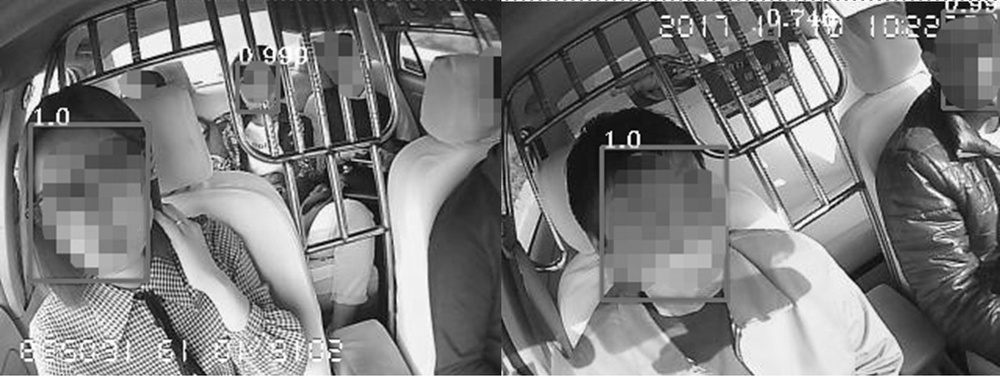
#> input picture 图2.jpg, 1000 x 377 px, shrunk from 1654 x 623 before the run, found by its file name; its folder holds only this picture in this run
$ python -i z.py   (imports and definitions only)
#> lines starting #> are read from the running program, lines starting #| are printed output that depends on the picture; after the words box and inside, x2 and y2 are one past the last pixel; in counts of white or black regions, pixels touching at a corner belong together
import os
import cv2
import numpy as np

"""
@param rho Distance resolution of the accumulator in pixels.
与象素相关单位的距离精度，一般取1
@param theta Angle resolution of the accumulator in radians.
弧度测量的角度精度
@param threshold Accumulator threshold parameter. Only those lines are returned that get enough
阈值参数。如果相应的累计值大于threshold，则函数返回的这个线段.
"""

"""
@param dp Inverse ratio of the accumulator resolution to the image resolution.
dp为检测内侧圆心的累加器图像的分辨率于输入图像之比的倒数
@param minDist Minimum distance between the centers of the detected circles.
minDist表示两个圆之间圆心的最小距离
@param param1 First method-specific parameter. In case of #HOUGH_GRADIENT , it is the higher
threshold of the two passed to the Canny edge detector (the lower one is twice smaller).
param1有默认值100，它表示传递给canny边缘检测算子的高阈值，而低阈值为高阈值的一半
@param param2 Second method-specific parameter. In case of #HOUGH_GRADIENT , it is the accumulator threshold
for the circle centers at the detection stage. The smaller it is, the more false circles may be detected. .
param2有默认值100，它表示在检测阶段圆心的累加器阈值，它越小，就越可以检测到更多根本不存在的圆，
而它越大的话，能通过检测的圆就更加接近完美的圆形了
minRadius有默认值0，圆半径的最小值
maxRadius有默认值0，圆半径的最大值
"""


def detect(file):
    """
    r = 1
    t = depends on the image size w
    filter:
    α= 60~90 0~30
    tan(30) = 0.57
    tan(60) = 1.73
    tan(90) = inf
    """
#> called with file = '图2.jpg'

    img = cv2.imread("taxi_in/" + file)
#> img is the input picture: shape (377, 1000, 3); min 0, max 255, mean 123.6
    gray = cv2.cvtColor(img, cv2.COLOR_BGR2GRAY)
    w, h = gray.shape
#> w = 377; h = 1000
    # print(w, h)
    edges = cv2.Canny(gray, 128, 256)  # 用这组参数细节更少一些
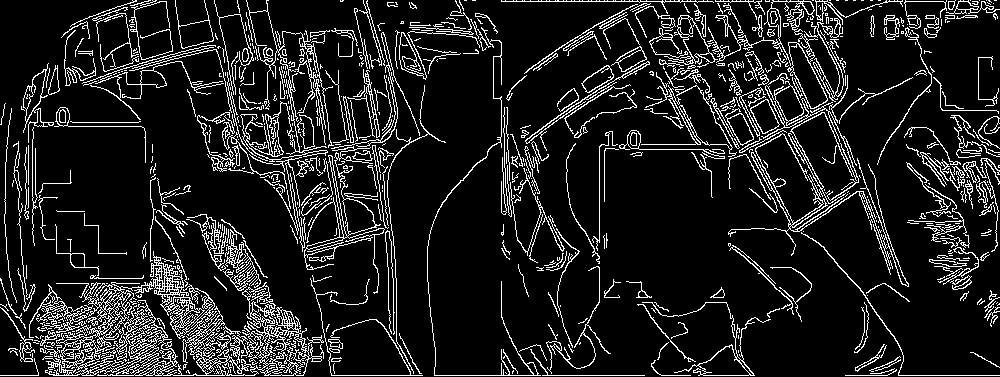
#> edges: shape (377, 1000); 12.1% white in thin lines or dots
    cv2.imshow('edges', edges)

    lines = cv2.HoughLines(edges, 1, np.pi / 180, w // 3)
#> lines = 1618 rows, first 8: [375, 1.57], [1, 1.57], [340, 1.22], [358, 1.59], [344, 1.22], [80, 1.5], [144, 1.57], [328, 1.17]

    if len(lines) != 0:

        for i in range(0, len(lines)):
            rho, theta = lines[i][0][0], lines[i][0][1]
            a = np.cos(theta)
            b = np.sin(theta)
            x0 = a * rho
            y0 = b * rho

            x1 = int(x0 + 1000 * -b)
            y1 = int(y0 + 1000 * a)
            x2 = int(x0 - 1000 * -b)
            y2 = int(y0 - 1000 * a)

            k = abs((y2 - y1) / (x2 - x1 + 0.001))

            if k >= 1.732 or k <= 0.57:
                cv2.line(img, (x1, y1), (x2, y2), (0, 0, 255), 2)
#> this loop made 1618 passes
#> (rho, theta, a, b, x0, y0, x1, y1) on passes 1, 3, 4: (375, 1.57, -4.37e-08, 1, -1.64e-05, 375, -1000, 374), (340, 1.22, 0.342, 0.94, 116.3, 319.5, -823, 661), (358, 1.59, -0.0175, 1, -6.25, 357.9, -1006, 340)
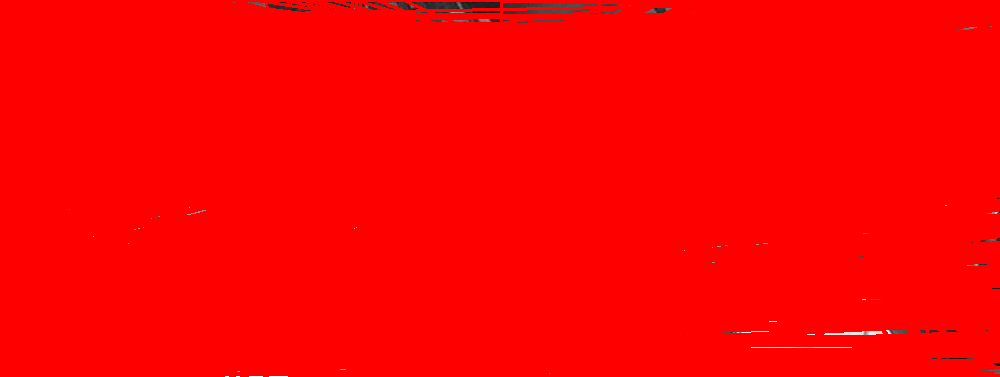
#> img: shape (377, 1000, 3); mean B, G, R 0.7, 0.7, 253.6

    circles = cv2.HoughCircles(gray, cv2.HOUGH_GRADIENT,
                               dp=1,
                               minDist=w // 3,
                               param1=100,
                               param2=30,
                               minRadius=h // 30,
                               maxRadius=h // 10)

    if circles is not None:
        circles = np.uint16(np.around(circles))

        for i in circles[0, :]:
            center = (i[0], i[1])
            # circle center
            cv2.circle(img, center, 1, (0, 255, 0), 2)
            # circle outline
            radius = i[2]
            cv2.circle(img, center, radius, (0, 255, 0), 2)
#> this loop made 15 passes
#> i on passes 1 to 12: [250, 250, 99], [122, 260, 99], [422, 124, 99], [608, 198, 99], [140, 106, 99], [768, 128, 99], [892, 104, 99], [300, 92, 74], [886, 244, 99], [662, 46, 50], [472, 278, 95], [180, 372, 62]
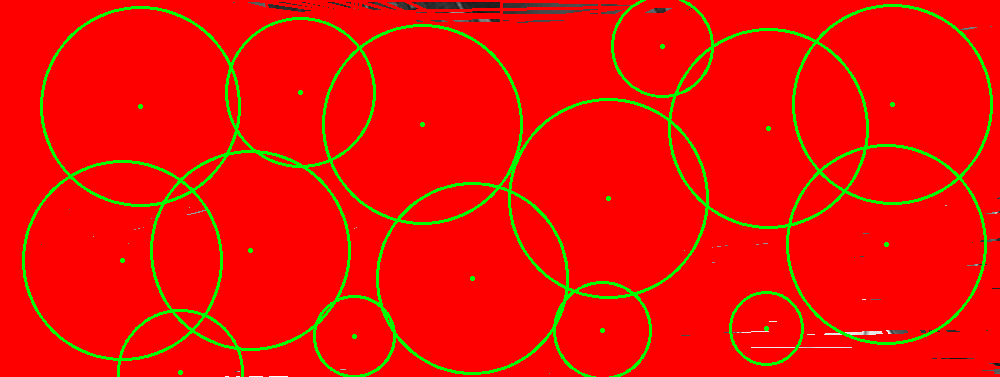
#> img: shape (377, 1000, 3); 5.74% of pixels changed, all inside (x1, y1, x2, y2) = (22, 0, 993, 377)

    # cv2.imshow('lines', img)
    # cv2.waitKey(0)
    print("taxi_out/" + file)
    cv2.imwrite("taxi_out/" + file, img)


def traverse():
    x = os.listdir("taxi_in/")

    for i in x:
        detect(i)


# [3 lines not run here, left out]

>>> result = detect('图2.jpg')

$ run again, on 图3.jpg
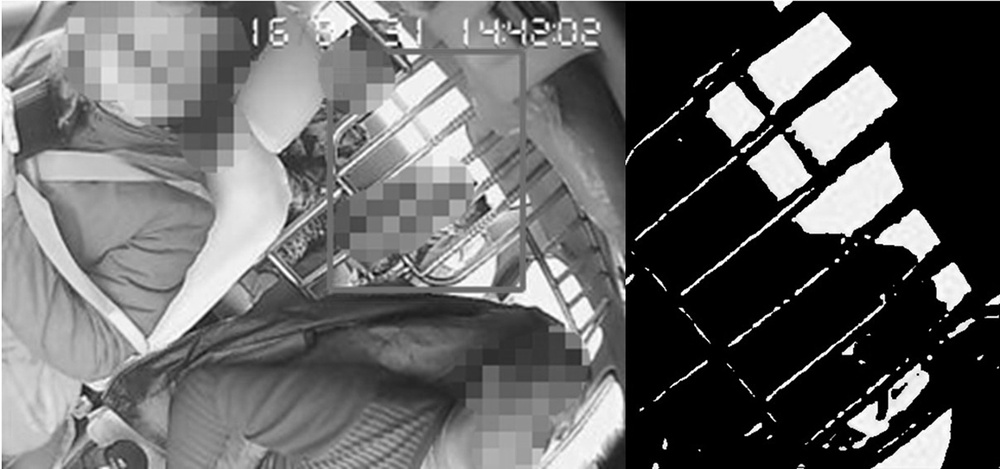
#> input picture 图3.jpg, 1000 x 469 px, shrunk from 1654 x 776 before the run, found by its file name
#> in detect, img is the input picture: shape (469, 1000, 3); min 0, max 255, mean 100.8
#> in detect, `edges = cv2.Canny(gray, 128, 256)`:
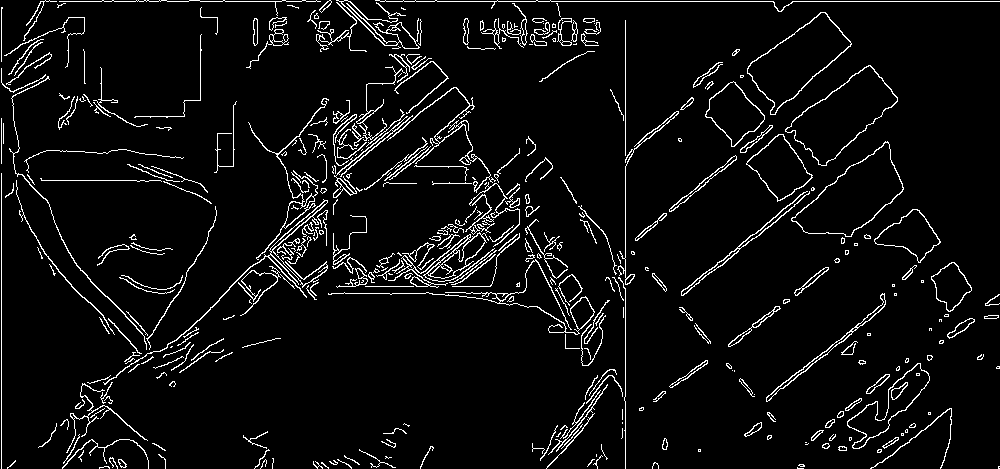
#> edges: shape (469, 1000); 5.5% white in thin lines or dots
#> lines = [[1, 1.57], [625, 0], [1, 0], [366, 0.785], [286, 1.57], [293, 1.57], [364, 0.75], [180, 1.57], [368, 0.82], [368, 0.785], [361, 0.82]]
#> the loop in detect, `for i in range(0, len(lines)):` made 11 passes
#> (rho, theta, a, b, x0, y0, x1, y1) on passes 2 to 9: (625, 0, 1, 0, 625, 0, 625, 1000), (1, 0, 1, 0, 1, 0, 1, 1000), (366, 0.785, 0.707, 0.707, 258.8, 258.8, -448, 965), (286, 1.57, -4.37e-08, 1, -1.25e-05, 286, -1000, 285), (293, 1.57, -4.37e-08, 1, -1.28e-05, 293, -1000, 292), (364, 0.75, 0.731, 0.682, 266.2, 248.2, -415, 979), (180, 1.57, -4.37e-08, 1, -7.87e-06, 180, -1000, 179), (368, 0.82, 0.682, 0.731, 251, 269.1, -480, 951)
#> in detect, `circles = cv2.HoughCircles(gray, cv2.HOUGH_GRADIENT, dp=1, minDist=w /..`: circles = [[391.5, 176.5, 99.4], [531.5, 338.5, 95], [192.5, 272.5, 99.4], [94.5, 114.5, 93.9], [43.5, 365.5, 77.4], [271.5, 76.5, 71.8], [372.5, 382.5, 60.9], [481.5, 38.5, 35.2]]
#> in detect, `circles = np.uint16(np.around(circles))`: circles = [[392, 176, 99], [532, 338, 95], [192, 272, 99], [94, 114, 94], [44, 366, 77], [272, 76, 72], [372, 382, 61], [482, 38, 35]]
#> the loop in detect, `for i in circles[0, :]:` made 8 passes
#> after the loop in detect, `for i in circles[0, :]:`:
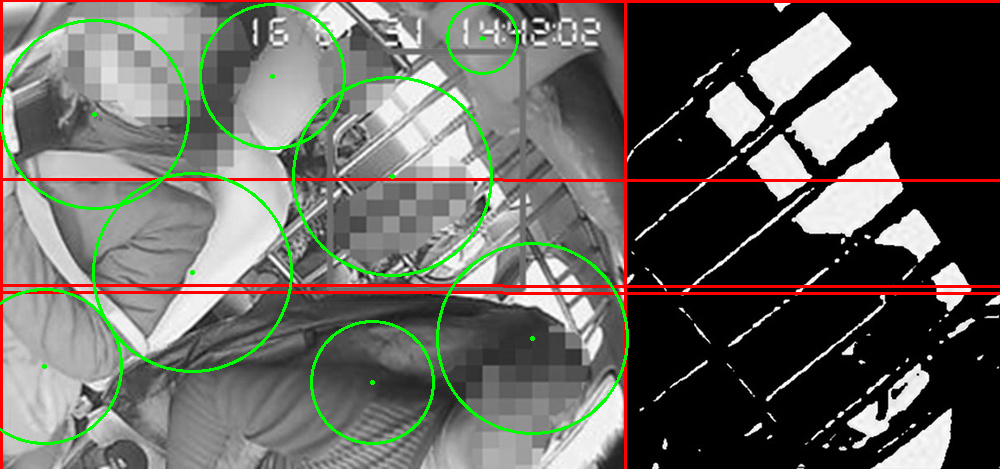
#> img: shape (469, 1000, 3); mean B, G, R 94.2, 100.4, 101.6

$ run again, on 图4.jpg
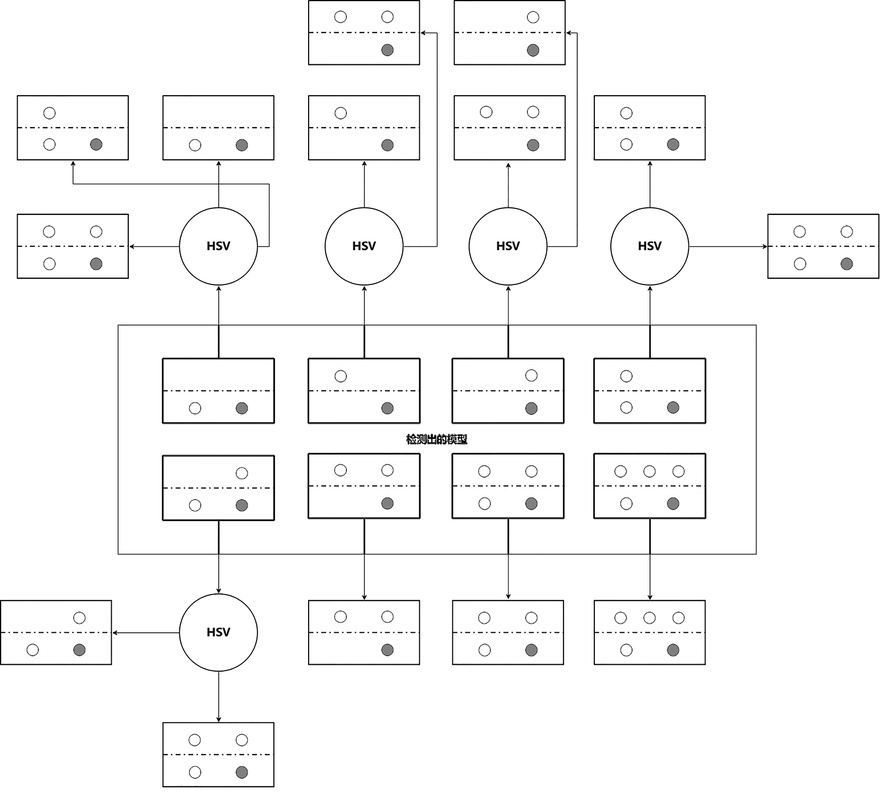
#> input picture 图4.jpg, 880 x 802 px, shrunk from 1654 x 1508 before the run, found by its file name
#> in detect, img is the input picture: shape (802, 880, 3); min 0, max 255, mean 247.5
#> in detect, `edges = cv2.Canny(gray, 128, 256)`:
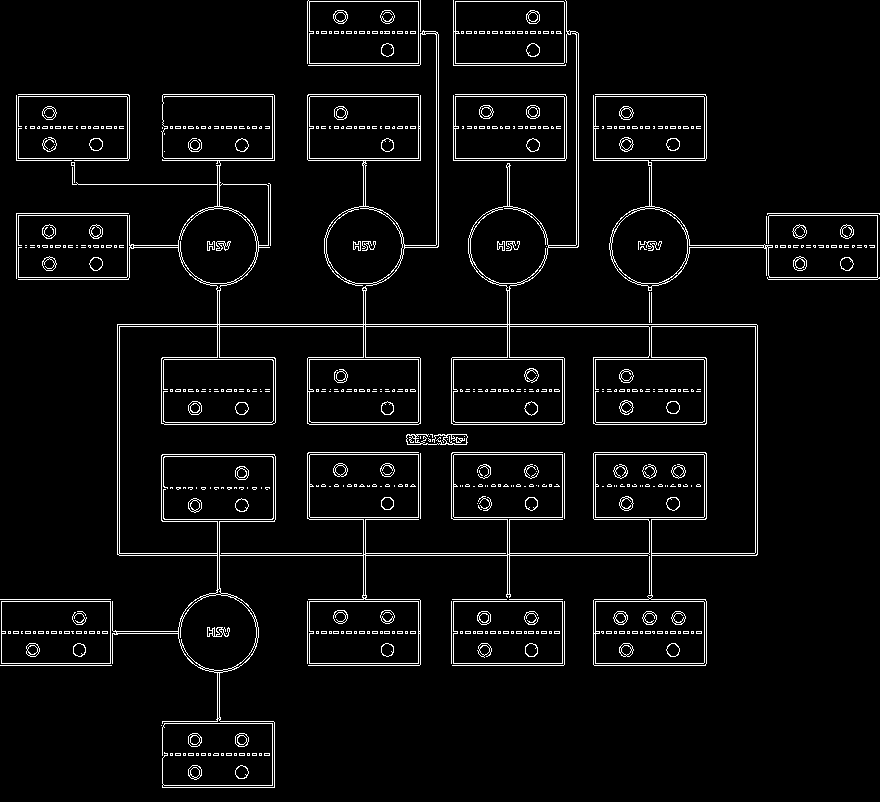
#> edges: shape (802, 880); 4.6% white in thin lines or dots
#> lines = 35 rows, first 8: [324, 1.57], [326, 1.57], [555, 1.57], [553, 1.57], [160, 1.57], [158, 1.57], [94, 1.57], [96, 1.57]
#> the loop in detect, `for i in range(0, len(lines)):` made 35 passes
#> (rho, theta, a, b, x0, y0, x1, y1) on passes 1 to 8: (324, 1.57, -4.37e-08, 1, -1.42e-05, 324, -1000, 323), (326, 1.57, -4.37e-08, 1, -1.42e-05, 326, -1000, 325), (555, 1.57, -4.37e-08, 1, -2.43e-05, 555, -1000, 554), (553, 1.57, -4.37e-08, 1, -2.42e-05, 553, -1000, 552), (160, 1.57, -4.37e-08, 1, -6.99e-06, 160, -1000, 159), (158, 1.57, -4.37e-08, 1, -6.91e-06, 158, -1000, 157), (94, 1.57, -4.37e-08, 1, -4.11e-06, 94, -1000, 93), (96, 1.57, -4.37e-08, 1, -4.2e-06, 96, -1000, 95)
#> in detect, `circles = cv2.HoughCircles(gray, cv2.HOUGH_GRADIENT, dp=1, minDist=w /..`: circles = [[218.5, 632.5, 39.9], [217.5, 245.5, 37.7], [506.5, 245.5, 38.7]]
#> in detect, `circles = np.uint16(np.around(circles))`: circles = [[218, 632, 40], [218, 246, 38], [506, 246, 39]]
#> the loop in detect, `for i in circles[0, :]:` made 3 passes
#> after the loop in detect, `for i in circles[0, :]:`:
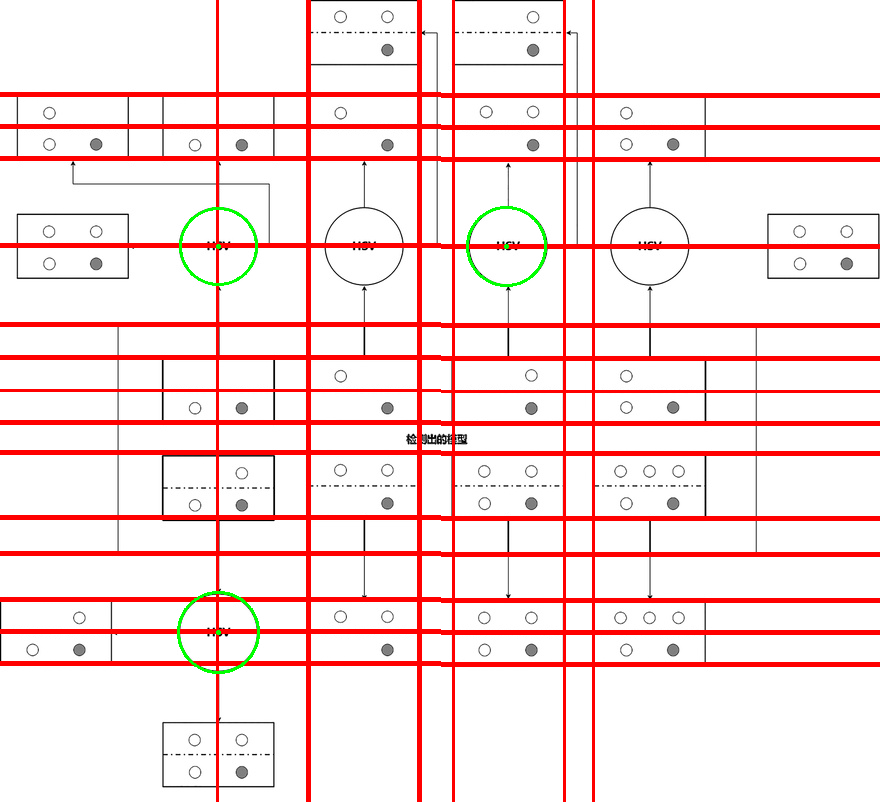
#> img: shape (802, 880, 3); mean B, G, R 223.4, 224.2, 250.7

$ run again, on 图5.jpg
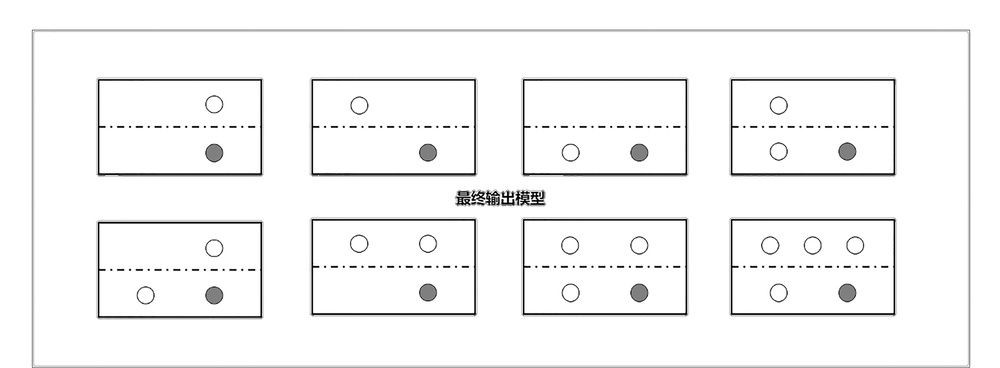
#> input picture 图5.jpg, 1000 x 368 px, shrunk from 1654 x 608 before the run, found by its file name
#> in detect, img is the input picture: shape (368, 1000, 3); min 0, max 255, mean 245.5
#> in detect, `edges = cv2.Canny(gray, 128, 256)`:
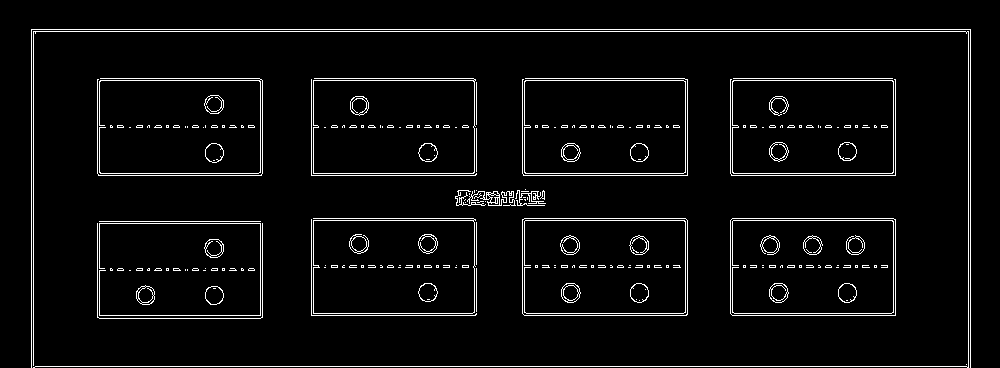
#> edges: shape (368, 1000); 4.5% white in thin lines or dots, all inside (x1, y1, x2, y2) = (31, 29, 971, 368)
#> lines = 44 rows, first 8: [29, 1.57], [31, 1.57], [366, 1.57], [175, 1.57], [315, 1.57], [80, 1.57], [173, 1.57], [78, 1.57]
#> the loop in detect, `for i in range(0, len(lines)):` made 44 passes
#> (rho, theta, a, b, x0, y0, x1, y1) on passes 1 to 8: (29, 1.57, -4.37e-08, 1, -1.27e-06, 29, -1000, 28), (31, 1.57, -4.37e-08, 1, -1.36e-06, 31, -1000, 30), (366, 1.57, -4.37e-08, 1, -1.6e-05, 366, -1000, 365), (175, 1.57, -4.37e-08, 1, -7.65e-06, 175, -1000, 174), (315, 1.57, -4.37e-08, 1, -1.38e-05, 315, -1000, 314), (80, 1.57, -4.37e-08, 1, -3.5e-06, 80, -1000, 79), (173, 1.57, -4.37e-08, 1, -7.56e-06, 173, -1000, 172), (78, 1.57, -4.37e-08, 1, -3.41e-06, 78, -1000, 77)
#> after the loop in detect, `for i in range(0, len(lines)):`:
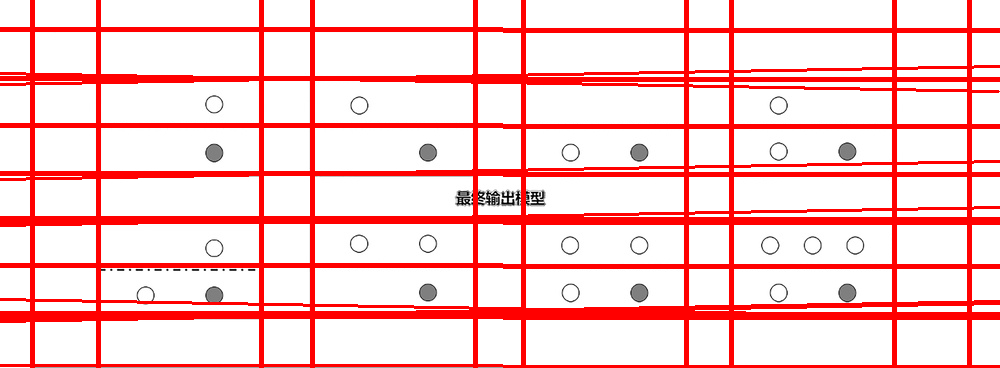
#> img: shape (368, 1000, 3); 19.66% of pixels changed, all inside (x1, y1, x2, y2) = (0, 0, 1000, 368)
#> circles = None
